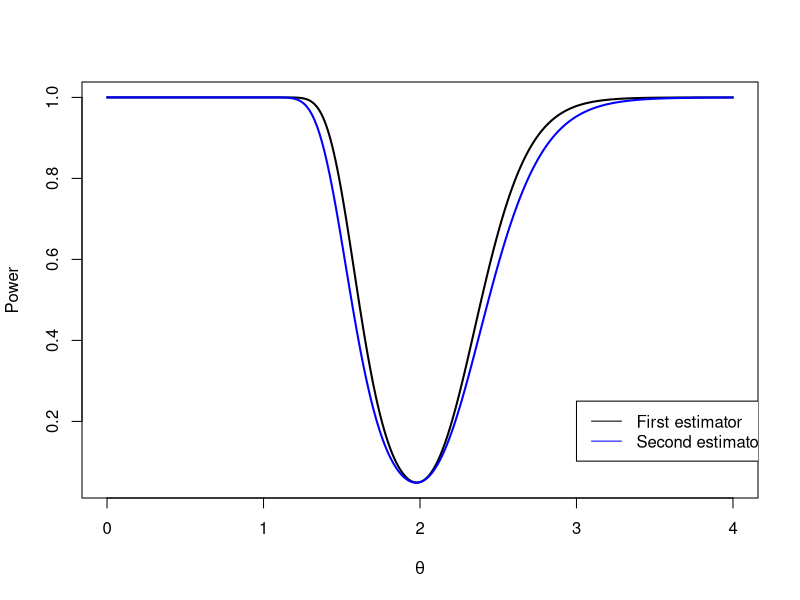

This figure's R source:
# Solutions to Problem set 3, Econometrics, Dec 2021
# Sugarkhuu Radnaa



### Problem 1

# Define a function
act_cover <- function(it=10000,theta=1) {
#' Calculate actual coverage probability for exponential distribution
#' theta - mean value of the distribution
#' it    - number of different draws
  set.seed(1234)
  
  n      <- 50               # sample size
  it     <- it               # number of different draws
  theta  <- theta            # theta given
  alpha  <- 0.05             # significance given
  z_crit <- qnorm(1-alpha/2) # 97.5th percentile of standard normal dist

  
  # [n, it] draws from exp(-x)
  data_mat <- matrix(rexp(n*it,1/theta), ncol=it) 
  
  # Confidence interval
  conf_int <- matrix(apply(data_mat, 2, function(x){mean(x)+c(-1,1)*z_crit*sd(x)/sqrt(length(x))}),ncol=it)
  
  # check if within the interval: Boolean
  ifInside <- rbind(conf_int[1,] <= theta & conf_int[2,] >= theta)
  
  act_cover_p = mean(ifInside) # percentage within interval

  return(act_cover_p)
}

# Answers 

# (a)
it <- 10000
sprintf("Actual coverage probability with %i draws is: %.3f", it,act_cover(it))
# (b)
it <- 1000
sprintf("Actual coverage probability with %i draws is: %.3f", it,act_cover(it))




### Problem 2

## Setup
n      <- 100                # sample size
theta  <- 2                  # population parameter guess 
alpha  <- 0.05               # chosen significance level 
z_crit <- qnorm(1-alpha/2)   # (1-alpha/2) critical value of N(0,1)


## Building critical values assuming the null hypothesis

# First estimator
se_hat <- theta/sqrt(n) # se for the sample size of 100
# critical values
crit_u <- theta + z_crit*se_hat
crit_l <- theta - z_crit*se_hat

# Second estimator
se_tilde <- sqrt(1.25)*theta/sqrt(n)
# critical values
crit_u_tilde <- theta + z_crit*se_tilde
crit_l_tilde <- theta - z_crit*se_tilde

## Now build alternative critical values for alternative thetas
theta_grid    <- seq(0,4,0.01)
se_hat_grid   <- theta_grid*0 # being lazy 
se_tilde_grid <- theta_grid*0 # being lazy 


# create standard errors for alternative theta values
for (i in 1:length(theta_grid)){
  theta <- theta_grid[i]
  
  # first
  se_hat_grid[i] <- theta/sqrt(n)
  # second
  se_tilde_grid[i] <- sqrt(1.25)*theta/sqrt(n) # se for the sample size of 100  
  }


# rejection probabilities of alternative thetas. If an alternative theta was true
# then how much (probability) area the interval [crit_l, crit_u] of the null hypothesis will miss 
# to include, thus rejecting the null correctly
power_seq_hat   <- pnorm(crit_l,theta_grid,se_hat_grid) + 1 - pnorm(crit_u,theta_grid,se_hat_grid)
power_seq_tilde <- pnorm(crit_l_tilde,theta_grid,se_tilde_grid) + 1 - pnorm(crit_u_tilde,theta_grid,se_tilde_grid)


# plot rejection probability (power) versus alternative thetas
plot(theta_grid, power_seq_hat, type = "l", col="black", ylab = "Power", xlab = expression(theta),lwd=2) # , main="Power function"
lines(theta_grid, power_seq_tilde, type = "l",col="blue",lwd=2)
legend(3.0, 0.25, legend=c("First estimator", "Second estimator"),
       col=c("black", "blue"), lty=1:1)

### END